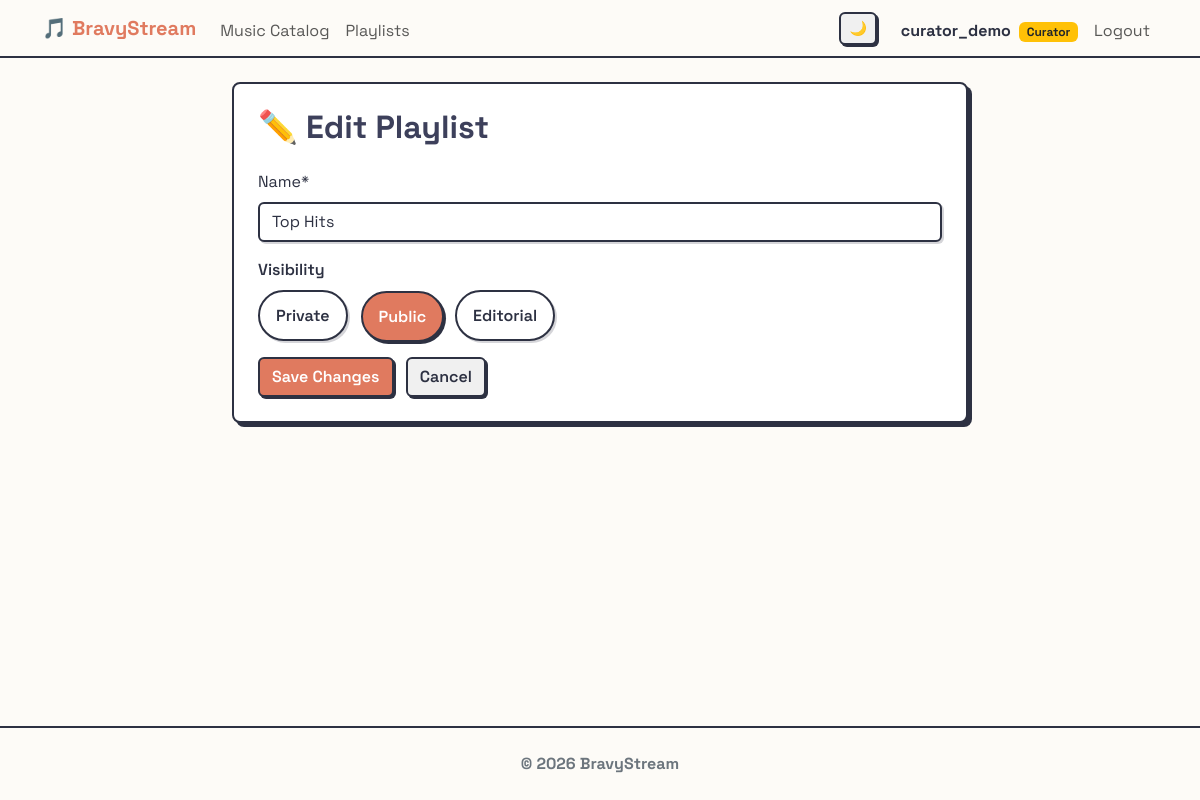
The page /music/playlists/1/edit/?next=/music/playlists/1/ (signed in) on the database as committed earlier.
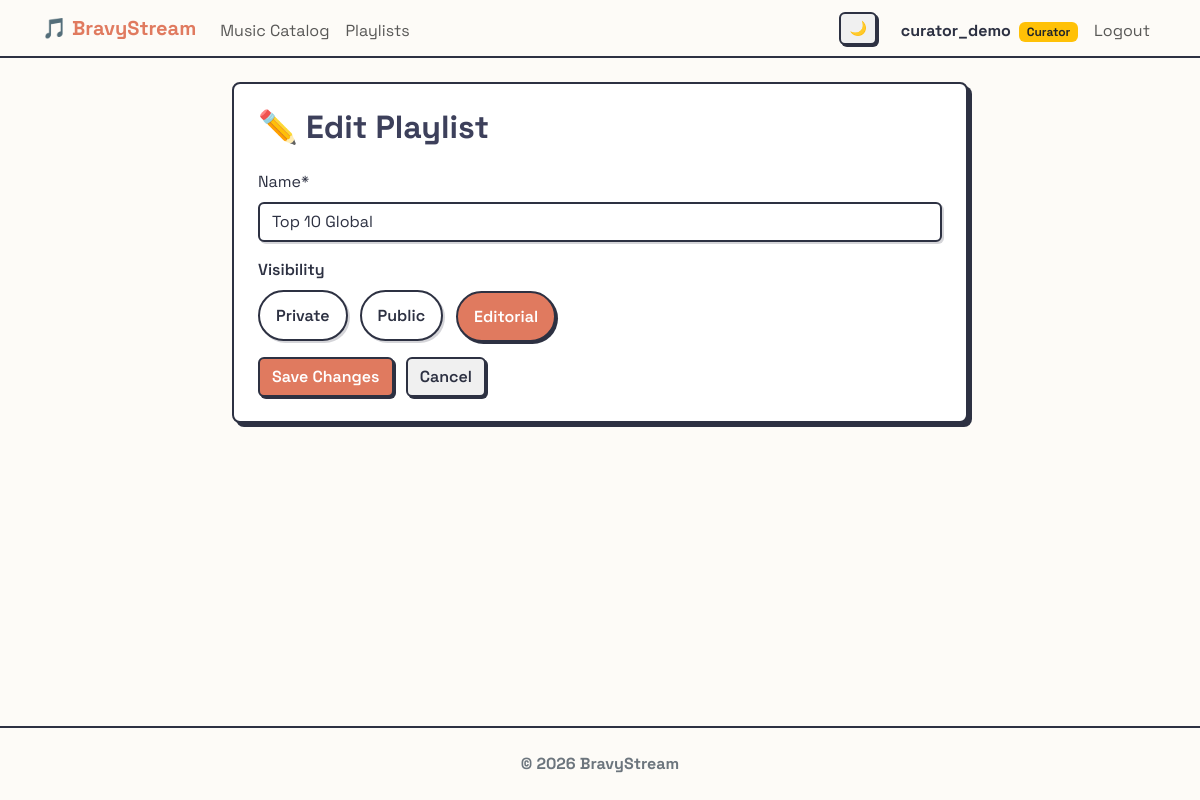
The same page on the database as committed later.
### music/models.py (models this page shows, shortened)
class Playlist(models.Model):
    name = models.CharField(max_length=150)
    owner = models.ForeignKey(
        settings.AUTH_USER_MODEL,
        on_delete=models.CASCADE,
        related_name='playlists',
    )
    songs = models.ManyToManyField(
        Song,
        related_name='playlists',
        blank=True,
    )
    is_public = models.BooleanField(default=False)
    is_editorial = models.BooleanField(default=False)
    followers = models.ManyToManyField(
        settings.AUTH_USER_MODEL,
        related_name='favorite_playlists',
        blank=True
    )

### music/views.py (the view)
# urls.py: path('playlists/<int:pk>/edit/', PlaylistUpdateView.as_view(), name='playlist_update'),
class PlaylistUpdateView(LoginRequiredMixin, NextUrlMixin, UpdateView):
    model = Playlist
    template_name = 'music/playlist_form.html'
    form_class = PlaylistForm
    def get_form_kwargs(self):
        kwargs = super().get_form_kwargs()
        kwargs['user'] = self.request.user
        return kwargs
    def get_queryset(self):
        if self.request.user.role == 'curator' or self.request.user.is_superuser:
            return Playlist.objects.filter(Q(owner=self.request.user) | Q(is_editorial=True))
        return Playlist.objects.filter(owner=self.request.user)

### music/forms.py (shortened to what this page needs)
class PlaylistForm(forms.ModelForm):
    VISIBILITY_CHOICES = (
        ('private', 'Private'),
        ('public', 'Public'),
        ('editorial', 'Editorial'),
    )
    visibility = forms.ChoiceField(
        choices=VISIBILITY_CHOICES,
        widget=forms.RadioSelect,
        required=True,
    )
    class Meta:
        model = Playlist
        fields = ['name']
    def __init__(self, *args, **kwargs):
        user = kwargs.pop('user', None)
        super().__init__(*args, **kwargs)
        self.user = user
        if user and (user.role == 'curator' or user.is_superuser):
            self.fields['visibility'].choices = self.VISIBILITY_CHOICES
        else:
            self.fields['visibility'].choices = self.VISIBILITY_CHOICES[:2]
        if self.instance and self.instance.pk:
            if self.instance.is_editorial:
                self.fields['visibility'].initial = 'editorial'
            elif self.instance.is_public:
                self.fields['visibility'].initial = 'public'
            else:
                self.fields['visibility'].initial = 'private'
        else:
            self.fields['visibility'].initial = 'private'

### templates/music/playlist_form.html (shortened to what this page needs)
{% extends 'base.html' %}
{% load crispy_forms_tags %}
{% block content %}
<div class="row justify-content-center">
	<div class="col-md-8">
		<div class="card neo-card">
			<div class="card-body p-4">
				<h2 class="card-title mb-4" style="color: var(--accent-tertiary);">
					{% if object %}✏️ Edit Playlist{% else %}Create New Playlist{% endif %}
				</h2>
				<form method="post">
					<div class="mb-3">
						{{ form.name|as_crispy_field }}
					</div>
					<div class="mb-3">
						<label class="form-label fw-semibold">Visibility</label>
						<div class="visibility-picker" role="radiogroup" aria-label="Playlist visibility">
							{% for value, label in form.visibility.field.choices %}
								<label class="visibility-picker-option">
									<span>{{ label }}</span>
								</label>
							{% endfor %}
						</div>
					</div>
					<div class="mt-3">
						<button type="submit" class="btn btn-primary">
							{% if object %}Save Changes{% else %}Create Playlist{% endif %}
						</button>
						<a href="{% if next_url %}{{ next_url }}{% else %}{% url 'music:playlist_list' %}{% endif %}" class="btn btn-outline-secondary ms-2">
							Cancel
						</a>
					</div>
				</form>
			</div>
		</div>
	</div>
</div>
{% endblock %}

Rows that differ between the two databases and show on the page:
changed Playlist: name "Top Hits" → "Top 10 Global"
